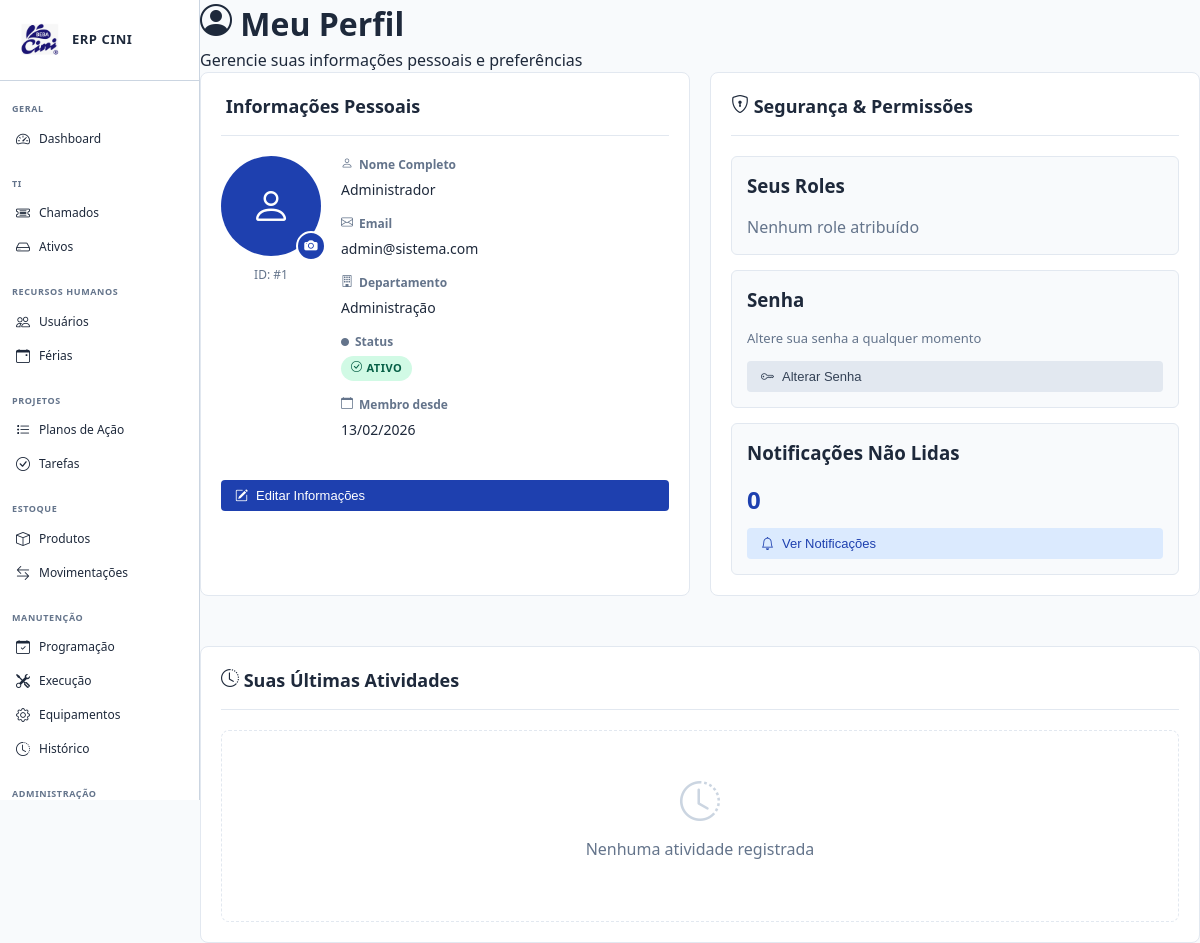
Screenshot of /modules/rh/perfil.php (signed in) with the database file from the repository.
### tables this page shows
CREATE TABLE users (
                id INTEGER PRIMARY KEY AUTOINCREMENT,
                name TEXT NOT NULL,
                email TEXT UNIQUE NOT NULL,
                password TEXT NOT NULL,
                dept TEXT NOT NULL,
                role TEXT DEFAULT 'user' CHECK(role IN ('admin', 'user')),
                active INTEGER DEFAULT 1,
                created_at DATETIME DEFAULT CURRENT_TIMESTAMP
            );

### modules/rh/perfil.php (the view, shortened to what this page needs)
<?php
require_once '../../includes/header.php';
require_once '../../includes/sidebar.php';
$db = Database::getInstance();
$conn = $db->getConnection();
$user_id = $_SESSION['user_id'];
try {
    $stmt = $conn->prepare("SELECT * FROM users WHERE id = ?");
    $stmt->execute([$user_id]);
    $user = $stmt->fetch();
    $stmt = $conn->prepare("SELECT r.name, r.description FROM roles r INNER JOIN user_roles ur ON r.id = ur.role_id WHERE ur.user_id = ?");
    $stmt->execute([$user_id]);
    $roles = $stmt->fetchAll();
    $stmt = $conn->prepare("SELECT * FROM audit_log WHERE user_id = ? ORDER BY created_at DESC LIMIT 10");
    $stmt->execute([$user_id]);
    $history = $stmt->fetchAll();
    $stmt = $conn->prepare("SELECT COUNT(*) as count FROM notifications_expanded WHERE user_id = ? AND \"read\" = 0");
    $stmt->execute([$user_id]);
    $unread_notif = $stmt->fetch();
} catch (Exception $e) {
    $user = [];
    $roles = [];
    $history = [];
    $unread_notif = ['count' => 0];
}
?>
<main class="main-content">
    <div class="page-header">
        <h1><i class="bi bi-person-circle"></i> Meu Perfil</h1>
        <p>Gerencie suas informações pessoais e preferências</p>
    </div>
    <div class="profile-grid">
        <div class="profile-section">
            <div class="section-header"><h2><i class="bi bi-user"></i> Informações Pessoais</h2></div>
            <div style="display: grid; grid-template-columns: 100px 1fr; gap: 20px; margin-bottom: 25px;">
                <div style="text-align: center;">
                    <div id="avatarContainer" style="position: relative; width: 100px; height: 100px; margin: 0 auto;">
                        <div class="avatar" style="width: 100%; height: 100%; background: #1e40af; border-radius: 50%; display: flex; align-items: center; justify-content: center; color: white; font-size: 40px; position: relative; overflow: hidden;">
                            <?php if (!empty($user['avatar_path']) && file_exists($_SERVER['DOCUMENT_ROOT'] . $user['avatar_path'])): ?>
                                <img id="avatarImg" src="<?php echo $user['avatar_path']; ?>" alt="Avatar" style="width: 100%; height: 100%; object-fit: cover;">
                            <?php else: ?>
                                <i class="bi bi-person"></i>
                            <?php endif; ?>
                        </div>
                        <button type="button" class="avatar-edit-btn" onclick="showModal('modalUploadAvatar')" title="Editar avatar" style="position: absolute; bottom: -5px; right: -5px; background: #1e40af; color: white; border: 2px solid white; border-radius: 50%; width: 30px; height: 30px; padding: 0; cursor: pointer; display: flex; align-items: center; justify-content: center;">
                            <i class="bi bi-camera-fill"></i>
                        </button>
                    </div>
                    <p style="margin: 10px 0 0 0; font-size: 12px; color: #64748b;">ID: #<?php echo $user['id']; ?></p>
                </div>
                <div>
                    <div class="info-row">
                        <label><i class="bi bi-person" style="margin-right: 6px;"></i>Nome Completo</label>
                        <p><?php echo $user['name']; ?></p>
                    </div>
                    <div class="info-row">
                        <label><i class="bi bi-envelope" style="margin-right: 6px;"></i>Email</label>
                        <p><?php echo $user['email']; ?></p>
                    </div>
                    <div class="info-row">
                        <label><i class="bi bi-building" style="margin-right: 6px;"></i>Departamento</label>
                        <p><?php echo $user['dept'] ?? 'Não informado'; ?></p>
                    </div>
                    <div class="info-row">
                        <label><i class="bi bi-circle-fill" style="margin-right: 6px; font-size: 8px;"></i>Status</label>
                        <p><span class="badge" style="background: <?php echo $user['active'] ? '#d1fae5' : '#fee2e2'; ?>; color: <?php echo $user['active'] ? '#065f46' : '#7f1d1d'; ?>"><i class="bi <?php echo $user['active'] ? 'bi-check-circle' : 'bi-x-circle'; ?>" style="margin-right: 4px;"></i><?php echo $user['active'] ? 'Ativo' : 'Inativo'; ?></span></p>
                    </div>
                    <div class="info-row">
                        <label><i class="bi bi-calendar" style="margin-right: 6px;"></i>Membro desde</label>
                        <p><?php echo date('d/m/Y', strtotime($user['created_at'])); ?></p>
                    </div>
                </div>
            </div>
            <button class="btn btn-primary" onclick="showModal('modalEditProfile')" style="width: 100%;"><i class="bi bi-pencil-square"></i> Editar Informações</button>
        </div>
        <div class="profile-section">
            <div class="section-header"><h2><i class="bi bi-shield-lock"></i> Segurança & Permissões</h2></div>
            <div class="security-box">
                <h3 style="margin: 0 0 15px 0;">Seus Roles</h3>
                <?php if (count($roles) > 0): ?>
                    <div style="display: flex; flex-wrap: wrap; gap: 10px;">
                        <?php foreach ($roles as $role): ?>
                        <div style="padding: 10px 15px; background: #f8fafc; border: 1px solid #e2e8f0; border-radius: 6px;">
                            <strong style="display: block; font-size: 14px;"><?php echo ucfirst($role['name']); ?></strong>
                            <small style="color: #64748b;"><?php echo $role['description']; ?></small>
                        </div>
                        <?php endforeach; ?>
                    </div>
                <?php else: ?>
                    <p style="color: #64748b;">Nenhum role atribuído</p>
                <?php endif; ?>
            </div>
            <div class="security-box" style="margin-top: 15px;">
                <h3 style="margin: 0 0 15px 0;">Senha</h3>
                <p style="color: #64748b; font-size: 13px; margin-bottom: 12px;">Altere sua senha a qualquer momento</p>
                <button class="btn btn-secondary" onclick="showModal('modalChangePassword')" style="width: 100%;"><i class="bi bi-key"></i> Alterar Senha</button>
            </div>
            <div class="security-box" style="margin-top: 15px;">
                <h3 style="margin: 0 0 15px 0;">Notificações Não Lidas</h3>
                <p style="font-size: 24px; font-weight: 700; color: #1e40af; margin: 0;"><?php echo $unread_notif['count']; ?></p>
                <button class="btn btn-info" onclick="window.location='/dashboard.php'" style="width: 100%; margin-top: 10px;"><i class="bi bi-bell"></i> Ver Notificações</button>
            </div>
        </div>
    </div>
    <div class="section-full" style="margin-top: 25px;">
        <div class="section-header"><h2><i class="bi bi-clock-history"></i> Suas Últimas Atividades</h2></div>
        <?php if (count($history) > 0): ?>
        <div class="table-responsive"><table class="data-table"><thead><tr><th>Data/Hora</th><th>Ação</th><th>Entidade</th><th>Detalhes</th></tr></thead><tbody>
        <?php foreach ($history as $h): ?>
        <tr>
            <td><small><?php echo date('d/m H:i:s', strtotime($h['created_at'])); ?></small></td>
            <td><span class="badge" style="background: <?php echo match($h['action']) { 'create' => '#d1fae5', 'update' => '#fef3c7', 'delete' => '#fee2e2', 'view' => '#dbeafe', 'export' => '#e0e7ff', default => '#f3f4f6' }; ?>; color: <?php echo match($h['action']) { 'create' => '#065f46', 'update' => '#92400e', 'delete' => '#7f1d1d', 'view' => '#1e40af', 'export' => '#3730a3', default => '#1f2937' }; ?>"><?php echo ucfirst($h['action']); ?></span></td>
            <td><strong><?php echo $h['entity']; ?></strong> #<?php echo $h['entity_id']; ?></td>
            <td><small style="color: #64748b;"><?php echo $h['ip_address']; ?></small></td>
        </tr>
        <?php endforeach; ?>
        </tbody></table></div>
        <?php else: ?>
        <div class="empty-state"><i class="bi bi-clock-history"></i><p>Nenhuma atividade registrada</p></div>
        <?php endif; ?>
    </div>
</main>
<?php require_once '../../includes/footer.php'; ?>

### assets/styles.css (style rules this page uses)
:root { --primary: #1e40af; --primary-dark: #1e3a8a; --primary-light: #dbeafe; --secondary: #64748b; --success: #059669; --danger: #dc2626; --warning: #f59e0b; --info: #0891b2; --light: #f8fafc; --gray: #e2e8f0; --text-dark: #1e293b; --text-light: #64748b; --border: #cbd5e1; --shadow: 0 1px 3px rgba(0, 0, 0, 0.1); }
* { margin: 0; padding: 0; box-sizing: border-box; }
html { scroll-behavior: smooth; }
body { font-family: 'Segoe UI', Tahoma, Geneva, Verdana, sans-serif; background-color: var(--light); color: var(--text-dark); line-height: 1.5; }
.main-content { margin-left: 200px; flex: 1; display: flex; flex-direction: column; }
.btn { padding: 10px 16px; border-radius: 6px; font-size: 13px; font-weight: 600; border: none; cursor: pointer; transition: all 0.2s ease; display: inline-flex; align-items: center; gap: 8px; text-decoration: none; }
.btn-primary { background: var(--primary); color: white; }
.btn-secondary { background: var(--gray); color: var(--text-dark); }
.badge { display: inline-block; padding: 4px 10px; border-radius: 4px; font-size: 10px; font-weight: 700; text-transform: uppercase; letter-spacing: 0.5px; }
label { display: block; font-size: 13px; font-weight: 600; color: var(--text-dark); margin-bottom: 6px; }
i { display: inline-flex; align-items: center; justify-content: center; }
.btn i { margin-right: 2px; transition: all 0.3s ease; }

### modules/rh/perfil.php (style rules this page uses)
.profile-grid { display: grid; grid-template-columns: repeat(auto-fit, minmax(300px, 1fr)); gap: 20px; margin-bottom: 25px; }
.profile-section { background: white; border: 1px solid #e2e8f0; border-radius: 8px; padding: 20px; }
.section-full { background: white; border: 1px solid #e2e8f0; border-radius: 8px; padding: 20px; }
.section-header { display: flex; justify-content: space-between; align-items: center; margin-bottom: 20px; padding-bottom: 15px; border-bottom: 1px solid #e2e8f0; }
.section-header h2 { margin: 0; font-size: 18px; }
.info-row { margin-bottom: 15px; }
.info-row label { display: block; font-size: 12px; color: #64748b; font-weight: 600; margin-bottom: 5px; }
.info-row p { margin: 0; font-size: 14px; color: #1e293b; }
.security-box { padding: 15px; background: #f8fafc; border-radius: 6px; border: 1px solid #e2e8f0; }
.badge { padding: 4px 10px; border-radius: 16px; font-size: 11px; font-weight: 600; display: inline-block; }
.btn { padding: 8px 14px; border: none; border-radius: 4px; cursor: pointer; font-size: 13px; font-weight: 500; display: inline-flex; align-items: center; gap: 6px; transition: 0.3s; }
.btn-primary { background: #1e40af; color: white; }
.btn-secondary { background: #e2e8f0; color: #334155; }
.btn-info { background: #dbeafe; color: #1e40af; }
.empty-state { text-align: center; padding: 50px 20px; background: white; border-radius: 8px; border: 1px dashed #e2e8f0; }
.empty-state i { font-size: 40px; color: #cbd5e1; }
.empty-state p { color: #64748b; margin: 10px 0; }

### rows the page displays
users: id "1", name "Administrador", email "admin@sistema.com", dept "Administração", created_at "13/02/2026"

### other values shown
$unread_notif['count'] "0"
